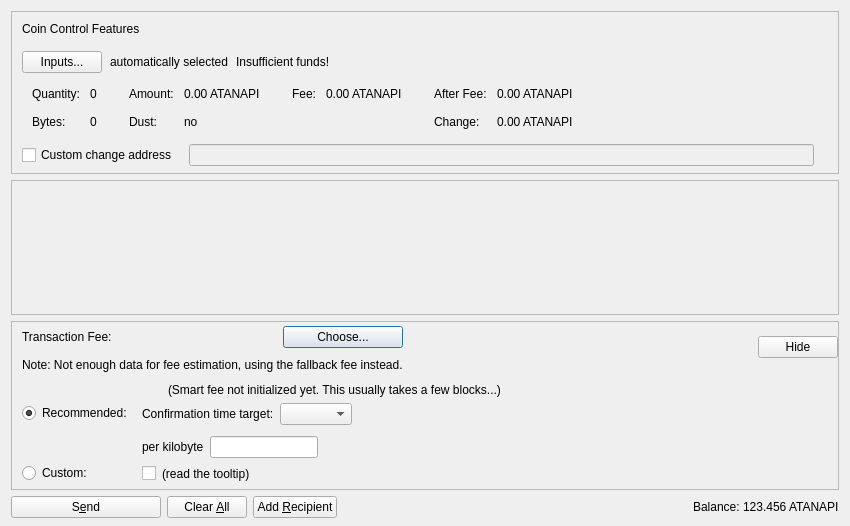
<?xml version="1.0" encoding="UTF-8"?>
<ui version="4.0">
 <class>SendCoinsDialog</class>
 <widget class="QDialog" name="SendCoinsDialog">
  <property name="geometry">
   <rect>
    <x>0</x>
    <y>0</y>
    <width>850</width>
    <height>526</height>
   </rect>
  </property>
  <property name="windowTitle">
   <string>Send Coins</string>
  </property>
  <layout class="QVBoxLayout" name="verticalLayout" stretch="0,1,0,0">
   <property name="bottomMargin">
    <number>8</number>
   </property>
   <item>
    <widget class="QFrame" name="frameCoinControl">
     <property name="sizePolicy">
      <sizepolicy hsizetype="Expanding" vsizetype="Expanding">
       <horstretch>0</horstretch>
       <verstretch>0</verstretch>
      </sizepolicy>
     </property>
     <property name="maximumSize">
      <size>
       <width>16777215</width>
       <height>16777215</height>
      </size>
     </property>
     <property name="frameShape">
      <enum>QFrame::StyledPanel</enum>
     </property>
     <property name="frameShadow">
      <enum>QFrame::Sunken</enum>
     </property>
     <layout class="QVBoxLayout" name="verticalLayoutCoinControl2">
      <property name="spacing">
       <number>0</number>
      </property>
      <property name="leftMargin">
       <number>0</number>
      </property>
      <property name="topMargin">
       <number>0</number>
      </property>
      <property name="rightMargin">
       <number>0</number>
      </property>
      <property name="bottomMargin">
       <number>6</number>
      </property>
      <item>
       <layout class="QVBoxLayout" name="verticalLayoutCoinControl" stretch="0,0,0,0,1">
        <property name="spacing">
         <number>0</number>
        </property>
        <property name="leftMargin">
         <number>10</number>
        </property>
        <property name="topMargin">
         <number>10</number>
        </property>
        <item>
         <layout class="QHBoxLayout" name="horizontalLayoutCoinControl1">
          <property name="bottomMargin">
           <number>15</number>
          </property>
          <item>
           <widget class="QLabel" name="labelCoinControlFeatures">
            <property name="sizePolicy">
             <sizepolicy hsizetype="Preferred" vsizetype="Maximum">
              <horstretch>0</horstretch>
              <verstretch>0</verstretch>
             </sizepolicy>
            </property>
            <property name="text">
             <string>Coin Control Features</string>
            </property>
           </widget>
          </item>
         </layout>
        </item>
        <item>
         <layout class="QHBoxLayout" name="horizontalLayoutCoinControl2" stretch="0,0,0,0">
          <property name="spacing">
           <number>8</number>
          </property>
          <property name="bottomMargin">
           <number>10</number>
          </property>
          <item>
           <widget class="QPushButton" name="pushButtonCoinControl">
            <property name="styleSheet">
             <string notr="true"/>
            </property>
            <property name="text">
             <string>Inputs...</string>
            </property>
            <property name="autoDefault">
             <bool>false</bool>
            </property>
           </widget>
          </item>
          <item>
           <widget class="QLabel" name="labelCoinControlAutomaticallySelected">
            <property name="text">
             <string>automatically selected</string>
            </property>
            <property name="margin">
             <number>5</number>
            </property>
           </widget>
          </item>
          <item>
           <widget class="QLabel" name="labelCoinControlInsuffFunds">
            <property name="text">
             <string>Insufficient funds!</string>
            </property>
            <property name="margin">
             <number>5</number>
            </property>
           </widget>
          </item>
          <item>
           <spacer name="horizontalSpacerCoinControl">
            <property name="orientation">
             <enum>Qt::Horizontal</enum>
            </property>
            <property name="sizeHint" stdset="0">
             <size>
              <width>40</width>
              <height>1</height>
             </size>
            </property>
           </spacer>
          </item>
         </layout>
        </item>
        <item>
         <widget class="QWidget" name="widgetCoinControl" native="true">
          <property name="sizePolicy">
           <sizepolicy hsizetype="Preferred" vsizetype="Preferred">
            <horstretch>0</horstretch>
            <verstretch>0</verstretch>
           </sizepolicy>
          </property>
          <property name="minimumSize">
           <size>
            <width>0</width>
            <height>0</height>
           </size>
          </property>
          <property name="styleSheet">
           <string notr="true"/>
          </property>
          <layout class="QHBoxLayout" name="horizontalLayoutCoinControl5">
           <property name="leftMargin">
            <number>0</number>
           </property>
           <property name="topMargin">
            <number>0</number>
           </property>
           <property name="rightMargin">
            <number>0</number>
           </property>
           <property name="bottomMargin">
            <number>0</number>
           </property>
           <item>
            <layout class="QHBoxLayout" name="horizontalLayoutCoinControl3" stretch="0,0,0,1">
             <property name="spacing">
              <number>20</number>
             </property>
             <property name="topMargin">
              <number>0</number>
             </property>
             <property name="bottomMargin">
              <number>10</number>
             </property>
             <item>
              <layout class="QFormLayout" name="formLayoutCoinControl1">
               <property name="horizontalSpacing">
                <number>10</number>
               </property>
               <property name="verticalSpacing">
                <number>14</number>
               </property>
               <property name="leftMargin">
                <number>10</number>
               </property>
               <property name="topMargin">
                <number>4</number>
               </property>
               <property name="rightMargin">
                <number>6</number>
               </property>
               <item row="0" column="0">
                <widget class="QLabel" name="labelCoinControlQuantityText">
                 <property name="text">
                  <string>Quantity:</string>
                 </property>
                 <property name="margin">
                  <number>0</number>
                 </property>
                </widget>
               </item>
               <item row="0" column="1">
                <widget class="QLabel" name="labelCoinControlQuantity">
                 <property name="cursor">
                  <cursorShape>IBeamCursor</cursorShape>
                 </property>
                 <property name="contextMenuPolicy">
                  <enum>Qt::ActionsContextMenu</enum>
                 </property>
                 <property name="text">
                  <string notr="true">0</string>
                 </property>
                 <property name="margin">
                  <number>0</number>
                 </property>
                 <property name="textInteractionFlags">
                  <set>Qt::LinksAccessibleByMouse|Qt::TextSelectableByKeyboard|Qt::TextSelectableByMouse</set>
                 </property>
                </widget>
               </item>
               <item row="1" column="0">
                <widget class="QLabel" name="labelCoinControlBytesText">
                 <property name="text">
                  <string>Bytes:</string>
                 </property>
                </widget>
               </item>
               <item row="1" column="1">
                <widget class="QLabel" name="labelCoinControlBytes">
                 <property name="cursor">
                  <cursorShape>IBeamCursor</cursorShape>
                 </property>
                 <property name="contextMenuPolicy">
                  <enum>Qt::ActionsContextMenu</enum>
                 </property>
                 <property name="text">
                  <string notr="true">0</string>
                 </property>
                 <property name="textInteractionFlags">
                  <set>Qt::LinksAccessibleByMouse|Qt::TextSelectableByKeyboard|Qt::TextSelectableByMouse</set>
                 </property>
                </widget>
               </item>
              </layout>
             </item>
             <item>
              <layout class="QFormLayout" name="formLayoutCoinControl2">
               <property name="horizontalSpacing">
                <number>10</number>
               </property>
               <property name="verticalSpacing">
                <number>14</number>
               </property>
               <property name="leftMargin">
                <number>6</number>
               </property>
               <property name="topMargin">
                <number>4</number>
               </property>
               <property name="rightMargin">
                <number>6</number>
               </property>
               <item row="0" column="0">
                <widget class="QLabel" name="labelCoinControlAmountText">
                 <property name="text">
                  <string>Amount:</string>
                 </property>
                 <property name="margin">
                  <number>0</number>
                 </property>
                </widget>
               </item>
               <item row="0" column="1">
                <widget class="QLabel" name="labelCoinControlAmount">
                 <property name="cursor">
                  <cursorShape>IBeamCursor</cursorShape>
                 </property>
                 <property name="contextMenuPolicy">
                  <enum>Qt::ActionsContextMenu</enum>
                 </property>
                 <property name="text">
                  <string notr="true">0.00 ATANAPI</string>
                 </property>
                 <property name="textInteractionFlags">
                  <set>Qt::LinksAccessibleByMouse|Qt::TextSelectableByKeyboard|Qt::TextSelectableByMouse</set>
                 </property>
                </widget>
               </item>
               <item row="1" column="0">
                <widget class="QLabel" name="labelCoinControlLowOutputText">
                 <property name="text">
                  <string>Dust:</string>
                 </property>
                </widget>
               </item>
               <item row="1" column="1">
                <widget class="QLabel" name="labelCoinControlLowOutput">
                 <property name="cursor">
                  <cursorShape>IBeamCursor</cursorShape>
                 </property>
                 <property name="contextMenuPolicy">
                  <enum>Qt::ActionsContextMenu</enum>
                 </property>
                 <property name="text">
                  <string notr="true">no</string>
                 </property>
                 <property name="textInteractionFlags">
                  <set>Qt::LinksAccessibleByMouse|Qt::TextSelectableByKeyboard|Qt::TextSelectableByMouse</set>
                 </property>
                </widget>
               </item>
              </layout>
             </item>
             <item>
              <layout class="QFormLayout" name="formLayoutCoinControl3">
               <property name="horizontalSpacing">
                <number>10</number>
               </property>
               <property name="verticalSpacing">
                <number>14</number>
               </property>
               <property name="leftMargin">
                <number>6</number>
               </property>
               <property name="topMargin">
                <number>4</number>
               </property>
               <property name="rightMargin">
                <number>6</number>
               </property>
               <item row="0" column="0">
                <widget class="QLabel" name="labelCoinControlFeeText">
                 <property name="text">
                  <string>Fee:</string>
                 </property>
                 <property name="margin">
                  <number>0</number>
                 </property>
                </widget>
               </item>
               <item row="0" column="1">
                <widget class="QLabel" name="labelCoinControlFee">
                 <property name="cursor">
                  <cursorShape>IBeamCursor</cursorShape>
                 </property>
                 <property name="contextMenuPolicy">
                  <enum>Qt::ActionsContextMenu</enum>
                 </property>
                 <property name="text">
                  <string notr="true">0.00 ATANAPI</string>
                 </property>
                 <property name="textInteractionFlags">
                  <set>Qt::LinksAccessibleByMouse|Qt::TextSelectableByKeyboard|Qt::TextSelectableByMouse</set>
                 </property>
                </widget>
               </item>
              </layout>
             </item>
             <item>
              <layout class="QFormLayout" name="formLayoutCoinControl4">
               <property name="horizontalSpacing">
                <number>10</number>
               </property>
               <property name="verticalSpacing">
                <number>14</number>
               </property>
               <property name="leftMargin">
                <number>6</number>
               </property>
               <property name="topMargin">
                <number>4</number>
               </property>
               <property name="rightMargin">
                <number>6</number>
               </property>
               <item row="0" column="0">
                <widget class="QLabel" name="labelCoinControlAfterFeeText">
                 <property name="text">
                  <string>After Fee:</string>
                 </property>
                 <property name="margin">
                  <number>0</number>
                 </property>
                </widget>
               </item>
               <item row="0" column="1">
                <widget class="QLabel" name="labelCoinControlAfterFee">
                 <property name="cursor">
                  <cursorShape>IBeamCursor</cursorShape>
                 </property>
                 <property name="contextMenuPolicy">
                  <enum>Qt::ActionsContextMenu</enum>
                 </property>
                 <property name="text">
                  <string notr="true">0.00 ATANAPI</string>
                 </property>
                 <property name="textInteractionFlags">
                  <set>Qt::LinksAccessibleByMouse|Qt::TextSelectableByKeyboard|Qt::TextSelectableByMouse</set>
                 </property>
                </widget>
               </item>
               <item row="1" column="0">
                <widget class="QLabel" name="labelCoinControlChangeText">
                 <property name="text">
                  <string>Change:</string>
                 </property>
                </widget>
               </item>
               <item row="1" column="1">
                <widget class="QLabel" name="labelCoinControlChange">
                 <property name="cursor">
                  <cursorShape>IBeamCursor</cursorShape>
                 </property>
                 <property name="contextMenuPolicy">
                  <enum>Qt::ActionsContextMenu</enum>
                 </property>
                 <property name="text">
                  <string notr="true">0.00 ATANAPI</string>
                 </property>
                 <property name="textInteractionFlags">
                  <set>Qt::LinksAccessibleByMouse|Qt::TextSelectableByKeyboard|Qt::TextSelectableByMouse</set>
                 </property>
                </widget>
               </item>
              </layout>
             </item>
            </layout>
           </item>
          </layout>
         </widget>
        </item>
        <item>
         <layout class="QHBoxLayout" name="horizontalLayoutCoinControl4" stretch="0,0,0">
          <property name="spacing">
           <number>12</number>
          </property>
          <property name="sizeConstraint">
           <enum>QLayout::SetDefaultConstraint</enum>
          </property>
          <property name="topMargin">
           <number>5</number>
          </property>
          <property name="rightMargin">
           <number>5</number>
          </property>
          <item>
           <widget class="QCheckBox" name="checkBoxCoinControlChange">
            <property name="toolTip">
             <string>If this is activated, but the change address is empty or invalid, change will be sent to a newly generated address.</string>
            </property>
            <property name="text">
             <string>Custom change address</string>
            </property>
           </widget>
          </item>
          <item>
           <widget class="QValidatedLineEdit" name="lineEditCoinControlChange">
            <property name="enabled">
             <bool>false</bool>
            </property>
            <property name="sizePolicy">
             <sizepolicy hsizetype="Expanding" vsizetype="Fixed">
              <horstretch>0</horstretch>
              <verstretch>0</verstretch>
             </sizepolicy>
            </property>
           </widget>
          </item>
          <item>
           <widget class="QLabel" name="labelCoinControlChangeLabel">
            <property name="sizePolicy">
             <sizepolicy hsizetype="Preferred" vsizetype="Expanding">
              <horstretch>0</horstretch>
              <verstretch>0</verstretch>
             </sizepolicy>
            </property>
            <property name="minimumSize">
             <size>
              <width>0</width>
              <height>0</height>
             </size>
            </property>
            <property name="text">
             <string/>
            </property>
            <property name="margin">
             <number>3</number>
            </property>
           </widget>
          </item>
         </layout>
        </item>
        <item>
         <spacer name="verticalSpacerCoinControl">
          <property name="orientation">
           <enum>Qt::Vertical</enum>
          </property>
          <property name="sizeHint" stdset="0">
           <size>
            <width>800</width>
            <height>1</height>
           </size>
          </property>
         </spacer>
        </item>
       </layout>
      </item>
     </layout>
    </widget>
   </item>
   <item>
    <widget class="QScrollArea" name="scrollArea">
     <property name="widgetResizable">
      <bool>true</bool>
     </property>
     <widget class="QWidget" name="scrollAreaWidgetContents">
      <property name="geometry">
       <rect>
        <x>0</x>
        <y>0</y>
        <width>830</width>
        <height>104</height>
       </rect>
      </property>
      <layout class="QVBoxLayout" name="verticalLayout_2" stretch="0,1">
       <property name="leftMargin">
        <number>0</number>
       </property>
       <property name="topMargin">
        <number>0</number>
       </property>
       <property name="rightMargin">
        <number>0</number>
       </property>
       <property name="bottomMargin">
        <number>0</number>
       </property>
       <item>
        <layout class="QVBoxLayout" name="entries">
         <property name="spacing">
          <number>6</number>
         </property>
        </layout>
       </item>
       <item>
        <spacer name="verticalSpacer">
         <property name="orientation">
          <enum>Qt::Vertical</enum>
         </property>
         <property name="sizeHint" stdset="0">
          <size>
           <width>20</width>
           <height>40</height>
          </size>
         </property>
        </spacer>
       </item>
      </layout>
     </widget>
    </widget>
   </item>
   <item>
    <widget class="QFrame" name="frameFee">
     <property name="sizePolicy">
      <sizepolicy hsizetype="Expanding" vsizetype="Expanding">
       <horstretch>0</horstretch>
       <verstretch>0</verstretch>
      </sizepolicy>
     </property>
     <property name="maximumSize">
      <size>
       <width>16777215</width>
       <height>16777215</height>
      </size>
     </property>
     <property name="frameShape">
      <enum>QFrame::StyledPanel</enum>
     </property>
     <property name="frameShadow">
      <enum>QFrame::Sunken</enum>
     </property>
     <layout class="QVBoxLayout" name="verticalLayoutFee1">
      <property name="spacing">
       <number>0</number>
      </property>
      <property name="leftMargin">
       <number>0</number>
      </property>
      <property name="topMargin">
       <number>0</number>
      </property>
      <property name="rightMargin">
       <number>0</number>
      </property>
      <property name="bottomMargin">
       <number>0</number>
      </property>
      <item>
       <layout class="QVBoxLayout" name="verticalLayoutFee2" stretch="0,0,0">
        <property name="spacing">
         <number>0</number>
        </property>
        <property name="leftMargin">
         <number>10</number>
        </property>
        <property name="topMargin">
         <number>0</number>
        </property>
        <item>
         <layout class="QHBoxLayout" name="horizontalLayoutFee1">
          <property name="bottomMargin">
           <number>0</number>
          </property>
          <item>
           <layout class="QVBoxLayout" name="verticalLayoutFee7">
            <property name="spacing">
             <number>0</number>
            </property>
            <item>
             <spacer name="verticalSpacerSmartFee">
              <property name="orientation">
               <enum>Qt::Vertical</enum>
              </property>
              <property name="sizeType">
               <enum>QSizePolicy::Fixed</enum>
              </property>
              <property name="sizeHint" stdset="0">
               <size>
                <width>1</width>
                <height>4</height>
               </size>
              </property>
             </spacer>
            </item>
            <item>
             <layout class="QHBoxLayout" name="horizontalLayoutSmartFee">
              <property name="spacing">
               <number>10</number>
              </property>
              <item>
               <widget class="QLabel" name="labelFeeHeadline">
                <property name="sizePolicy">
                 <sizepolicy hsizetype="Preferred" vsizetype="Maximum">
                  <horstretch>0</horstretch>
                  <verstretch>0</verstretch>
                 </sizepolicy>
                </property>
                <property name="text">
                 <string>Transaction Fee:</string>
                </property>
               </widget>
              </item>
              <item>
               <widget class="QLabel" name="labelFeeMinimized">
                <property name="text">
                 <string/>
                </property>
               </widget>
              </item>
              <item>
               <widget class="QPushButton" name="buttonChooseFee">
                <property name="text">
                 <string>Choose...</string>
                </property>
               </widget>
              </item>
             </layout>
            </item>
            <item>
             <spacer name="verticalSpacer_7">
              <property name="orientation">
               <enum>Qt::Vertical</enum>
              </property>
              <property name="sizeHint" stdset="0">
               <size>
                <width>1</width>
                <height>10</height>
               </size>
              </property>
             </spacer>
            </item>
            <item>
             <widget class="QLabel" name="fallbackFeeWarningLabel">
              <property name="toolTip">
               <string>Using the fallbackfee can result in sending a transaction that will take several hours or days (or never) to confirm. Consider choosing your fee manually or wait until you have validated the complete chain.</string>
              </property>
              <property name="text">
               <string>Note: Not enough data for fee estimation, using the fallback fee instead.</string>
              </property>
              <property name="wordWrap">
               <bool>false</bool>
              </property>
             </widget>
            </item>
            <item>
             <spacer name="verticalSpacer_5">
              <property name="orientation">
               <enum>Qt::Vertical</enum>
              </property>
              <property name="sizeHint" stdset="0">
               <size>
                <width>1</width>
                <height>1</height>
               </size>
              </property>
             </spacer>
            </item>
           </layout>
          </item>
          <item>
           <spacer name="horizontalSpacer_4">
            <property name="orientation">
             <enum>Qt::Horizontal</enum>
            </property>
            <property name="sizeHint" stdset="0">
             <size>
              <width>1</width>
              <height>1</height>
             </size>
            </property>
           </spacer>
          </item>
          <item>
           <widget class="QPushButton" name="buttonMinimizeFee">
            <property name="toolTip">
             <string>collapse fee-settings</string>
            </property>
            <property name="text">
             <string>Hide</string>
            </property>
           </widget>
          </item>
         </layout>
        </item>
        <item>
         <widget class="QFrame" name="frameFeeSelection">
          <layout class="QVBoxLayout" name="verticalLayoutFee12">
           <property name="spacing">
            <number>0</number>
           </property>
           <property name="leftMargin">
            <number>0</number>
           </property>
           <property name="topMargin">
            <number>0</number>
           </property>
           <property name="rightMargin">
            <number>0</number>
           </property>
           <property name="bottomMargin">
            <number>0</number>
           </property>
           <item>
            <layout class="QGridLayout" name="gridLayoutFee">
             <property name="topMargin">
              <number>10</number>
             </property>
             <property name="bottomMargin">
              <number>4</number>
             </property>
             <property name="horizontalSpacing">
              <number>10</number>
             </property>
             <property name="verticalSpacing">
              <number>4</number>
             </property>
             <item row="1" column="1">
              <layout class="QVBoxLayout" name="verticalLayoutFee8">
               <property name="spacing">
                <number>6</number>
               </property>
               <property name="topMargin">
                <number>3</number>
               </property>
               <item>
                <layout class="QHBoxLayout" name="horizontalLayoutFee13" stretch="0,0,1">
                 <item>
                  <widget class="QLabel" name="labelCustomPerKilobyte">
                   <property name="toolTip">
                    <string>If the custom fee is set to 1000 ruffs and the transaction is only 250 bytes, then &quot;per kilobyte&quot; only pays 250 ruffs in fee,&lt;br /&gt;while &quot;at least&quot; pays 1000 ruffs. For transactions bigger than a kilobyte both pay by kilobyte.</string>
                   </property>
                   <property name="text">
                    <string>per kilobyte</string>
                   </property>
                  </widget>
                 </item>
                 <item>
                  <widget class="BitcoinAmountField" name="customFee"/>
                 </item>
                 <item>
                  <spacer name="horizontalSpacer_6">
                   <property name="orientation">
                    <enum>Qt::Horizontal</enum>
                   </property>
                   <property name="sizeHint" stdset="0">
                    <size>
                     <width>1</width>
                     <height>1</height>
                    </size>
                   </property>
                  </spacer>
                 </item>
                </layout>
               </item>
               <item>
                <layout class="QHBoxLayout" name="horizontalLayoutFee8">
                 <item>
                  <widget class="QCheckBox" name="checkBoxMinimumFee">
                   <property name="toolTip">
                    <string>Paying only the minimum fee is just fine as long as there is less transaction volume than space in the blocks.&lt;br /&gt;But be aware that this can end up in a never confirming transaction once there is more demand for atanapi transactions than the network can process.</string>
                   </property>
                   <property name="text">
                    <string/>
                   </property>
                  </widget>
                 </item>
                 <item>
                  <widget class="QLabel" name="labelMinFeeWarning">
                   <property name="enabled">
                    <bool>true</bool>
                   </property>
                   <property name="toolTip">
                    <string>Paying only the minimum fee is just fine as long as there is less transaction volume than space in the blocks.&lt;br /&gt;But be aware that this can end up in a never confirming transaction once there is more demand for atanapi transactions than the network can process.</string>
                   </property>
                   <property name="text">
                    <string>(read the tooltip)</string>
                   </property>
                   <property name="margin">
                    <number>5</number>
                   </property>
                  </widget>
                 </item>
                 <item>
                  <spacer name="horizontalSpacer_2">
                   <property name="orientation">
                    <enum>Qt::Horizontal</enum>
                   </property>
                   <property name="sizeHint" stdset="0">
                    <size>
                     <width>1</width>
                     <height>1</height>
                    </size>
                   </property>
                  </spacer>
                 </item>
                </layout>
               </item>
              </layout>
             </item>
             <item row="0" column="0">
              <layout class="QVBoxLayout" name="verticalLayoutFee4" stretch="0,1">
               <property name="topMargin">
                <number>20</number>
               </property>
               <property name="bottomMargin">
                <number>3</number>
               </property>
               <item>
                <widget class="QRadioButton" name="radioSmartFee">
                 <property name="text">
                  <string>Recommended:</string>
                 </property>
                 <property name="checked">
                  <bool>true</bool>
                 </property>
                 <attribute name="buttonGroup">
                  <string notr="true">groupFee</string>
                 </attribute>
                </widget>
               </item>
               <item>
                <spacer name="verticalSpacer_2">
                 <property name="orientation">
                  <enum>Qt::Vertical</enum>
                 </property>
                 <property name="sizeHint" stdset="0">
                  <size>
                   <width>1</width>
                   <height>1</height>
                  </size>
                 </property>
                </spacer>
               </item>
              </layout>
             </item>
             <item row="1" column="0">
              <layout class="QVBoxLayout" name="verticalLayoutFee9" stretch="0,1">
               <property name="topMargin">
                <number>30</number>
               </property>
               <item>
                <widget class="QRadioButton" name="radioCustomFee">
                 <property name="text">
                  <string>Custom:</string>
                 </property>
                 <attribute name="buttonGroup">
                  <string notr="true">groupFee</string>
                 </attribute>
                </widget>
               </item>
               <item>
                <spacer name="verticalSpacer_6">
                 <property name="orientation">
                  <enum>Qt::Vertical</enum>
                 </property>
                 <property name="sizeHint" stdset="0">
                  <size>
                   <width>1</width>
                   <height>1</height>
                  </size>
                 </property>
                </spacer>
               </item>
              </layout>
             </item>
             <item row="0" column="1">
              <layout class="QVBoxLayout" name="verticalLayoutFee3" stretch="0,0,1">
               <property name="spacing">
                <number>6</number>
               </property>
               <property name="topMargin">
                <number>0</number>
               </property>
               <property name="bottomMargin">
                <number>3</number>
               </property>
               <item>
                <layout class="QHBoxLayout" name="horizontalLayoutFee12">
                 <item>
                  <widget class="QLabel" name="labelSmartFee">
                   <property name="text">
                    <string/>
                   </property>
                   <property name="margin">
                    <number>2</number>
                   </property>
                  </widget>
                 </item>
                 <item>
                  <widget class="QLabel" name="labelFeeEstimation">
                   <property name="text">
                    <string/>
                   </property>
                  </widget>
                 </item>
                 <item>
                  <widget class="QLabel" name="labelSmartFee2">
                   <property name="text">
                    <string>(Smart fee not initialized yet. This usually takes a few blocks...)</string>
                   </property>
                   <property name="margin">
                    <number>2</number>
                   </property>
                  </widget>
                 </item>
                 <item>
                  <spacer name="horizontalSpacer_5">
                   <property name="orientation">
                    <enum>Qt::Horizontal</enum>
                   </property>
                   <property name="sizeHint" stdset="0">
                    <size>
                     <width>1</width>
                     <height>1</height>
                    </size>
                   </property>
                  </spacer>
                 </item>
                </layout>
               </item>
               <item>
                <layout class="QHBoxLayout" name="horizontalLayoutFee9">
                 <item>
                  <layout class="QVBoxLayout" name="verticalLayoutFee6">
                   <item>
                    <widget class="QLabel" name="labelSmartFee3">
                     <property name="text">
                      <string>Confirmation time target:</string>
                     </property>
                     <property name="margin">
                      <number>2</number>
                     </property>
                    </widget>
                   </item>
                  </layout>
                 </item>
                 <item>
                  <layout class="QVBoxLayout" name="verticalLayoutFee5">
                   <property name="rightMargin">
                    <number>30</number>
                   </property>
                   <item>
                    <layout class="QHBoxLayout" name="horizontalLayoutConfTarget">
                     <property name="bottomMargin">
                      <number>0</number>
                     </property>
                     <item>
                      <widget class="QComboBox" name="confTargetSelector"/>
                     </item>
                     <item>
                      <spacer name="horizontalSpacerConfTarget">
                       <property name="orientation">
                        <enum>Qt::Horizontal</enum>
                       </property>
                       <property name="sizeHint" stdset="0">
                        <size>
                         <width>40</width>
                         <height>20</height>
                        </size>
                       </property>
                      </spacer>
                     </item>
                    </layout>
                   </item>
                  </layout>
                 </item>
                </layout>
               </item>
               <item>
                <spacer name="verticalSpacer_4">
                 <property name="orientation">
                  <enum>Qt::Vertical</enum>
                 </property>
                 <property name="sizeHint" stdset="0">
                  <size>
                   <width>1</width>
                   <height>1</height>
                  </size>
                 </property>
                </spacer>
               </item>
              </layout>
             </item>
            </layout>
           </item>
          </layout>
         </widget>
        </item>
        <item>
         <spacer name="verticalSpacerFee">
          <property name="orientation">
           <enum>Qt::Vertical</enum>
          </property>
          <property name="sizeHint" stdset="0">
           <size>
            <width>800</width>
            <height>1</height>
           </size>
          </property>
         </spacer>
        </item>
       </layout>
      </item>
     </layout>
    </widget>
   </item>
   <item>
    <layout class="QHBoxLayout" name="horizontalLayout">
     <item>
      <widget class="QPushButton" name="sendButton">
       <property name="minimumSize">
        <size>
         <width>150</width>
         <height>0</height>
        </size>
       </property>
       <property name="toolTip">
        <string>Confirm the send action</string>
       </property>
       <property name="text">
        <string>S&amp;end</string>
       </property>
       <property name="autoDefault">
        <bool>false</bool>
       </property>
       <property name="default">
        <bool>false</bool>
       </property>
      </widget>
     </item>
     <item>
      <widget class="QPushButton" name="clearButton">
       <property name="sizePolicy">
        <sizepolicy hsizetype="Minimum" vsizetype="Fixed">
         <horstretch>0</horstretch>
         <verstretch>0</verstretch>
        </sizepolicy>
       </property>
       <property name="toolTip">
        <string>Clear all fields of the form.</string>
       </property>
       <property name="text">
        <string>Clear &amp;All</string>
       </property>
       <property name="autoDefault">
        <bool>false</bool>
       </property>
      </widget>
     </item>
     <item>
      <widget class="QPushButton" name="addButton">
       <property name="toolTip">
        <string>Send to multiple recipients at once</string>
       </property>
       <property name="text">
        <string>Add &amp;Recipient</string>
       </property>
       <property name="autoDefault">
        <bool>false</bool>
       </property>
      </widget>
     </item>
     <item>
      <spacer name="horizontalSpacer">
       <property name="orientation">
        <enum>Qt::Horizontal</enum>
       </property>
       <property name="sizeHint" stdset="0">
        <size>
         <width>40</width>
         <height>20</height>
        </size>
       </property>
      </spacer>
     </item>
     <item>
      <layout class="QHBoxLayout" name="horizontalLayout_2">
       <property name="spacing">
        <number>3</number>
       </property>
       <item>
        <widget class="QLabel" name="labelBalanceText">
         <property name="text">
          <string>Balance:</string>
         </property>
        </widget>
       </item>
       <item>
        <widget class="QLabel" name="labelBalance">
         <property name="sizePolicy">
          <sizepolicy hsizetype="Preferred" vsizetype="Preferred">
           <horstretch>0</horstretch>
           <verstretch>0</verstretch>
          </sizepolicy>
         </property>
         <property name="cursor">
          <cursorShape>IBeamCursor</cursorShape>
         </property>
         <property name="text">
          <string notr="true">123.456 ATANAPI</string>
         </property>
         <property name="textInteractionFlags">
          <set>Qt::LinksAccessibleByMouse|Qt::TextSelectableByKeyboard|Qt::TextSelectableByMouse</set>
         </property>
        </widget>
       </item>
      </layout>
     </item>
    </layout>
   </item>
  </layout>
 </widget>
 <customwidgets>
  <customwidget>
   <class>QValidatedLineEdit</class>
   <extends>QLineEdit</extends>
   <header>qt/qvalidatedlineedit.h</header>
  </customwidget>
  <customwidget>
   <class>BitcoinAmountField</class>
   <extends>QLineEdit</extends>
   <header>qt/bitcoinamountfield.h</header>
   <container>1</container>
  </customwidget>
 </customwidgets>
 <resources>
  <include location="../atanapi.qrc"/>
 </resources>
 <connections/>
 <buttongroups>
  <buttongroup name="groupFee"/>
 </buttongroups>
</ui>
